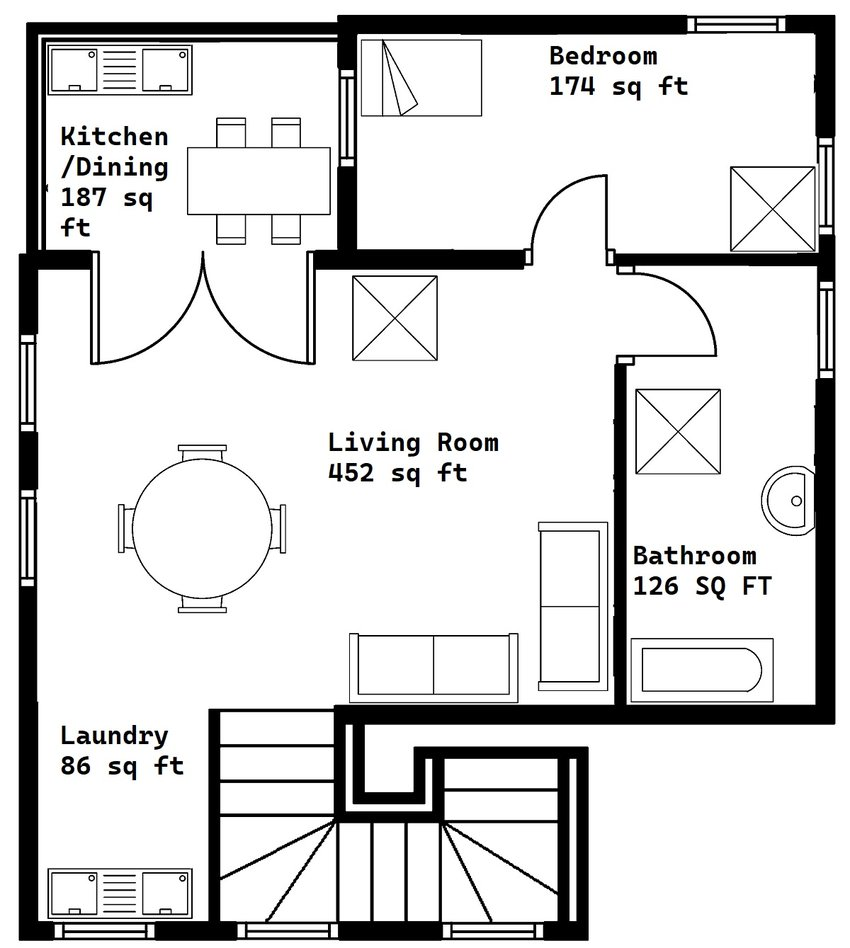
#> input picture Computer Vision/Test Images/test.png, 850 x 948 px
$ python main.py
#> lines starting #> are read from the running program, lines starting #| are printed output that depends on the picture; after the words box and inside, x2 and y2 are one past the last pixel; in counts of white or black regions, pixels touching at a corner belong together
import cv2
import numpy as np
import matplotlib.pyplot as plt

# Load the floor plan image
floor_plan = cv2.imread('Test Images/test.png')
#> floor_plan is the input picture: shape (948, 850, 3); mean B, G, R 218.2, 218.3, 218.2

# Convert the image to grayscale
gray = cv2.cvtColor(floor_plan, cv2.COLOR_BGR2GRAY)

# Apply thresholding to create a binary image
_, thresh = cv2.threshold(gray, 0, 255, cv2.THRESH_BINARY_INV + cv2.THRESH_OTSU)
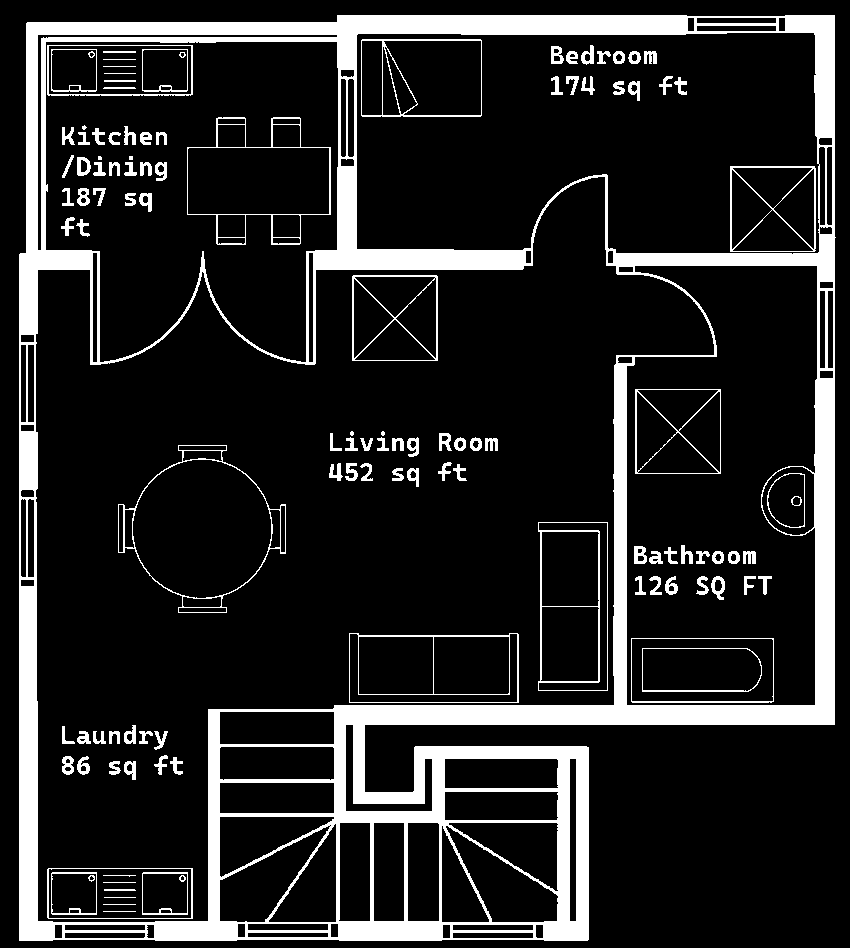
#> thresh: shape (948, 850); 14.6% white; 120 white regions (5 under 20 px), largest, box (x1, y1, x2, y2) and area: (19, 15, 836, 941) 95902, (538, 522, 608, 691) 1215, (118, 445, 286, 613) 1211

# Noise removal using Morphological Closing operation
kernel = np.ones((3,3), np.uint8)
closing = cv2.morphologyEx(thresh, cv2.MORPH_CLOSE, kernel, iterations=2)
#> closing: shape (948, 850); 16% white; 48 white regions, largest, box (x1, y1, x2, y2) and area: (19, 15, 836, 941) 109293, (118, 445, 286, 613) 1996, (634, 545, 756, 564) 1282

# Sure background area using Dilation
sure_bg = cv2.dilate(closing, kernel, iterations=3)
#> sure_bg: shape (948, 850); 30.2% white; 26 white regions, largest, box (x1, y1, x2, y2) and area: (16, 12, 839, 944) 202066, (115, 442, 289, 616) 6879, (632, 386, 724, 477) 4388

# Finding sure foreground area using the distance transform and thresholding
dist_transform = cv2.distanceTransform(closing, cv2.DIST_L2, 5)
_, sure_fg = cv2.threshold(dist_transform, 0.7*dist_transform.max(), 255, 0)
#> sure_fg: shape (948, 850) float32; 0.21% white; 14 white regions (6 under 20 px), largest, box (x1, y1, x2, y2) and area: (37, 33, 188, 90) 918, (620, 709, 768, 714) 307, (354, 713, 513, 716) 170

# Finding unknown region
sure_fg = np.uint8(sure_fg)
unknown = cv2.subtract(sure_bg, sure_fg)
#> unknown: shape (948, 850); 30% white; 26 white regions, largest, box (x1, y1, x2, y2) and area: (16, 12, 839, 944) 200392, (115, 442, 289, 616) 6879, (632, 386, 724, 477) 4388

# Marker labelling
_, markers = cv2.connectedComponents(sure_fg)
#> markers: shape (948, 850) int32; 15 distinct labels, from 0 to 14

# Add one to all labels so that sure background is not 0, but 1
markers = markers+1
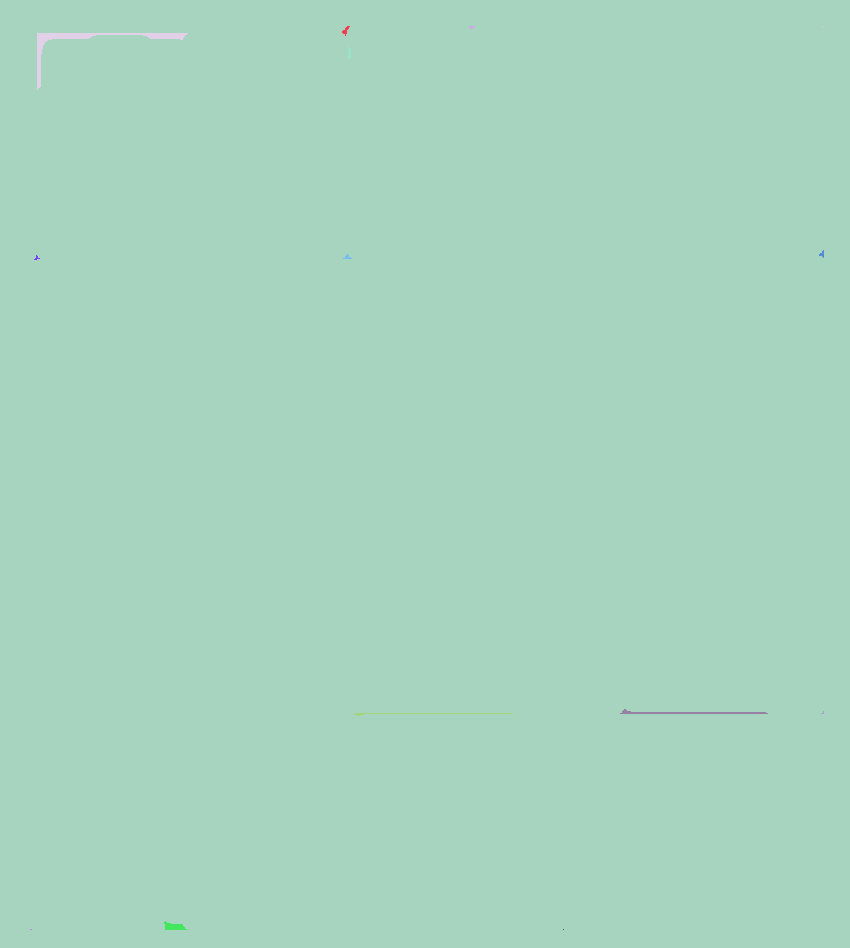
#> markers: shape (948, 850) int32; 15 distinct labels, from 1 to 15; one colour per label, 0 black

# Now, mark the region of unknown with zero
markers[unknown==255] = 0
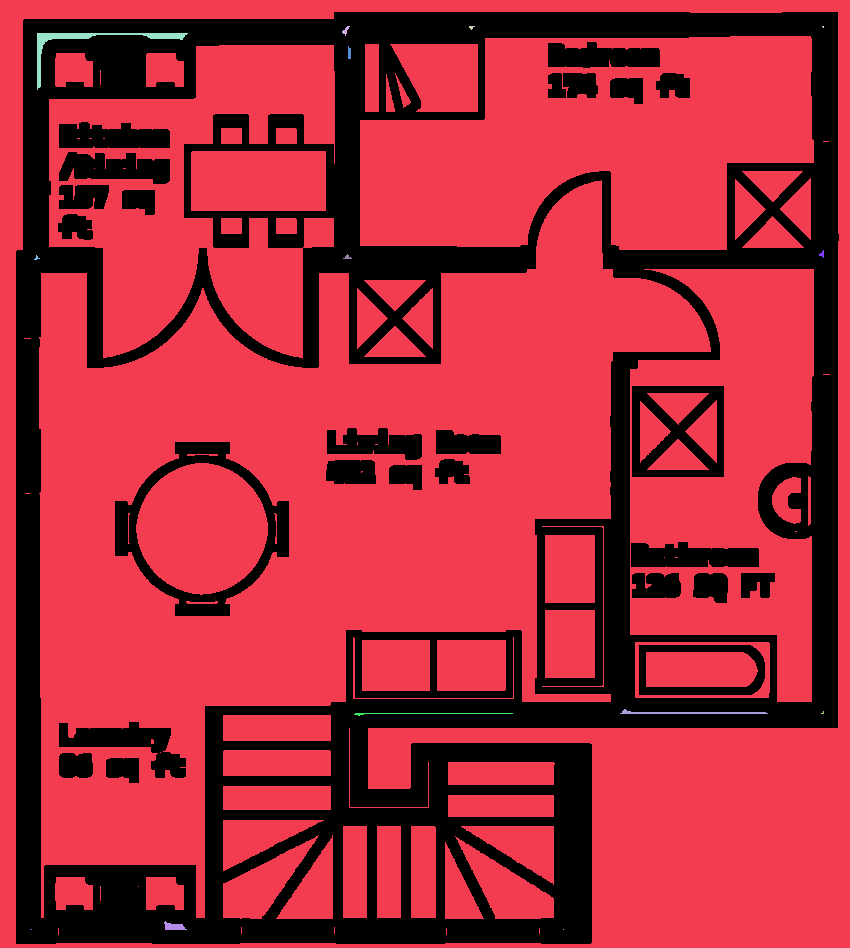
#> markers: shape (948, 850) int32; 16 distinct labels, from 0 to 15; one colour per label, 0 black

# Apply the Watershed algorithm
cv2.watershed(floor_plan, markers)

# Coloring the segmented areas
floor_plan[markers == -1] = [255,0,0]  # Boundary markers in red
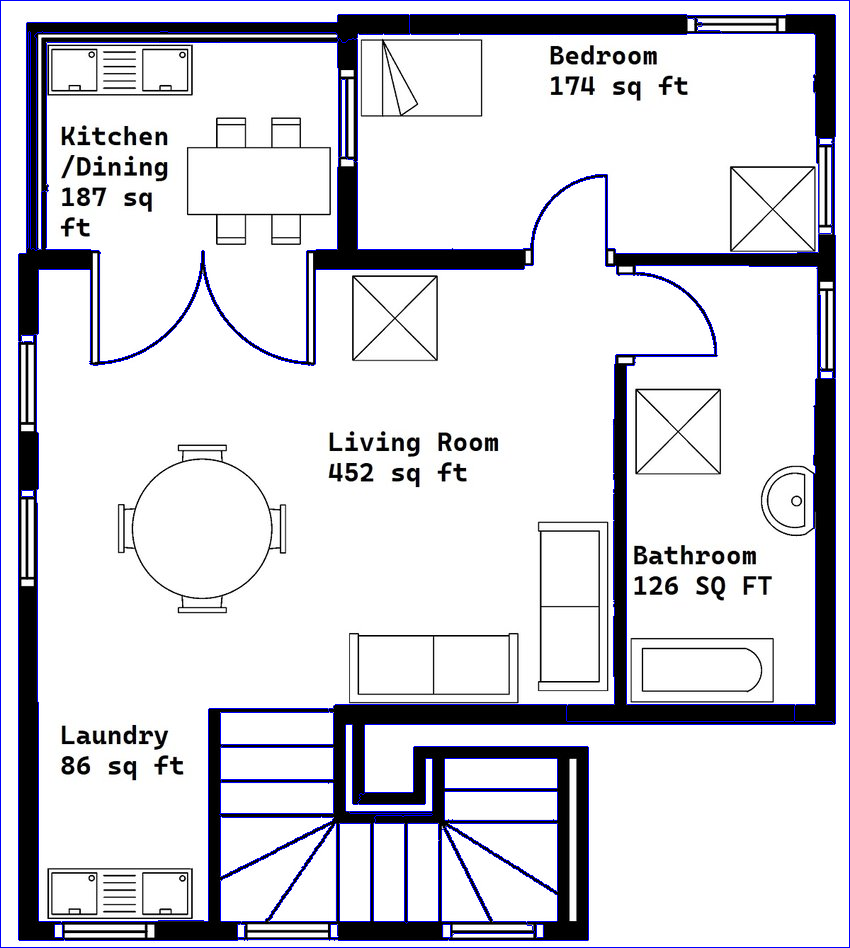
#> floor_plan: shape (948, 850, 3); 2.64% of pixels changed, all inside (x1, y1, x2, y2) = (0, 0, 850, 948)
segmented = np.zeros_like(floor_plan)

for label in np.unique(markers):
    if label == 0:
        continue
    # Color each segment
    segmented[markers == label] = np.random.randint(0, 255, size=3)
#> this loop made 16 passes
#> label on pass 1: -1
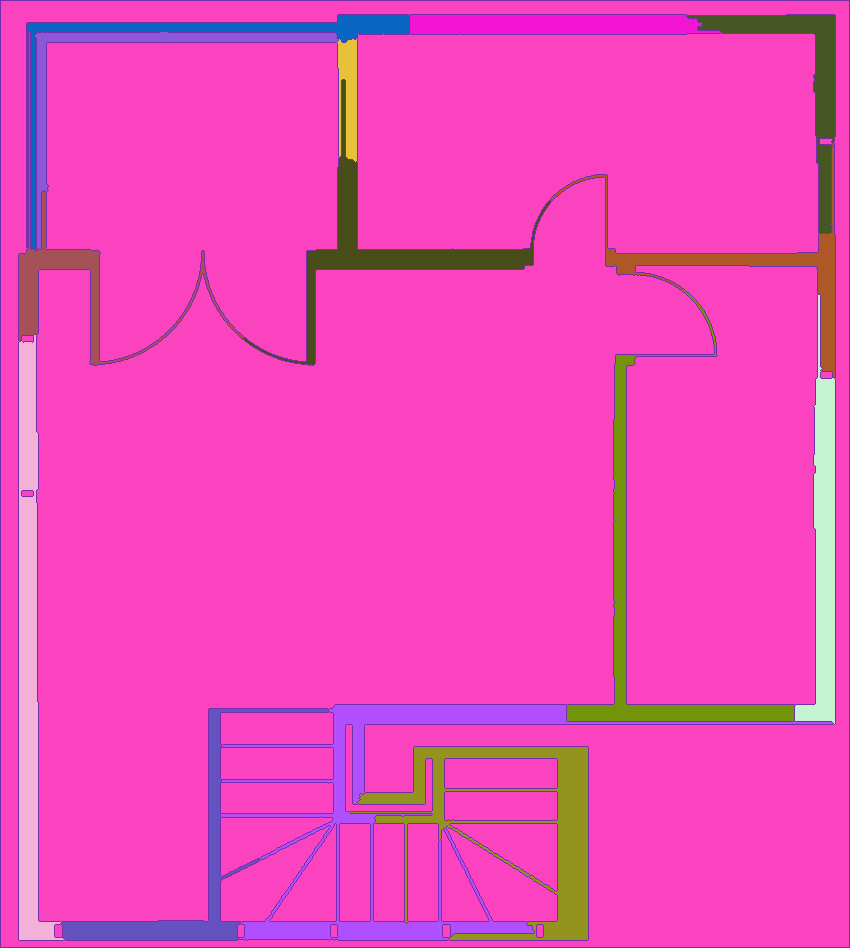
#> segmented: shape (948, 850, 3); mean of channels 0, 1, 2 184.7, 72.6, 235.5; drawn as B, G, R

# Convert colors to make them distinguishable
segmented = cv2.cvtColor(segmented, cv2.COLOR_BGR2RGB)

# Show the result
plt.figure(figsize=(15, 15))
plt.imshow(segmented)
plt.axis('off')
plt.show()
